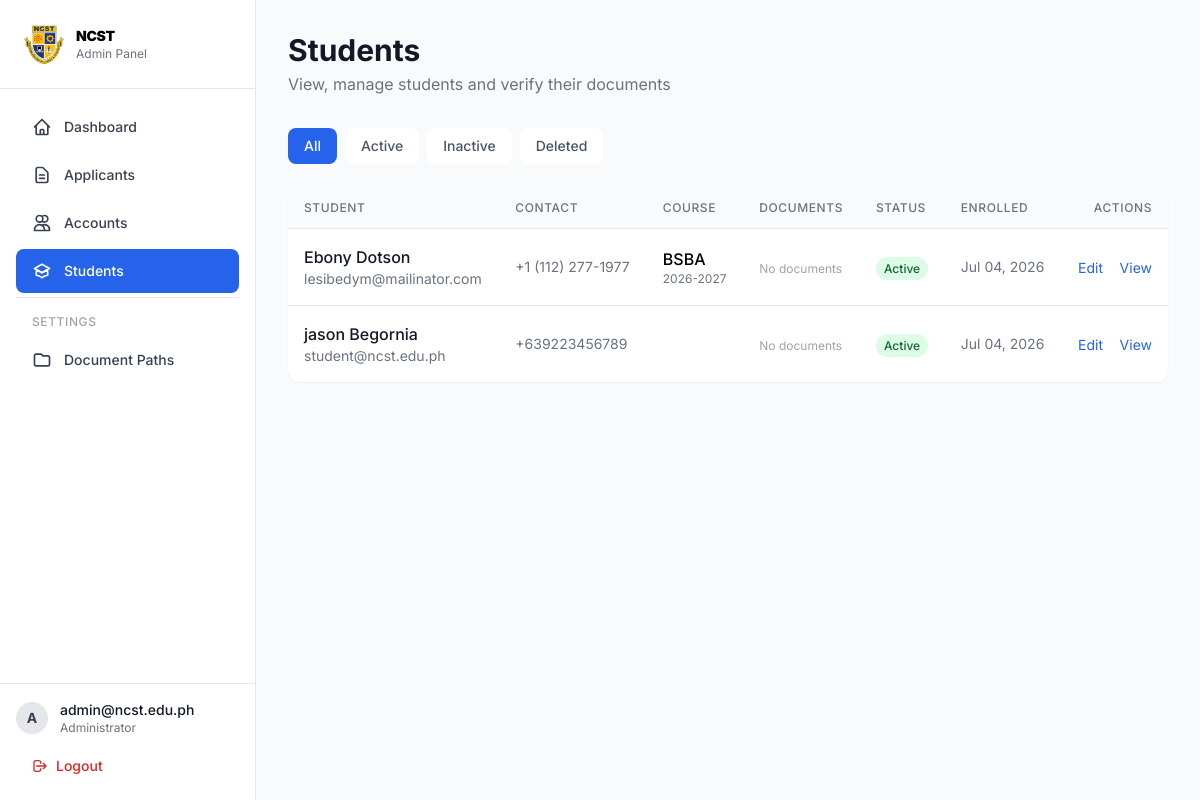
The app's page /src/view/admin/students.php (signed in) with its own data.
### tables this page shows
CREATE TABLE `users` (
  `id` int(11) NOT NULL,
  `first_name` varchar(100) NOT NULL,
  `middle_name` varchar(100) DEFAULT NULL,
  `last_name` varchar(100) NOT NULL,
  `suffix` varchar(20) DEFAULT NULL,
  `birthday` date NOT NULL,
  `age` int(3) DEFAULT NULL,
  `gender` enum('Male','Female','Other') NOT NULL,
  `civil_status` enum('Single','Married','Widowed','Separated','Annulled') DEFAULT 'Single',
  `nationality` varchar(100) DEFAULT 'Filipino',
  `religion` varchar(100) DEFAULT NULL,
  `birth_place` varchar(255) DEFAULT NULL,
  `email` varchar(150) NOT NULL,
  `contact_number` varchar(20) NOT NULL,
  `home_address` varchar(255) DEFAULT NULL,
  `province` varchar(100) DEFAULT NULL,
  `city` varchar(100) DEFAULT NULL,
  `barangay` varchar(100) DEFAULT NULL,
  `zip_code` varchar(10) DEFAULT NULL,
  `password` varchar(255) NOT NULL,
  `role` enum('admin','staff','student','registrar') NOT NULL DEFAULT 'student',
  `status` enum('active','inactive','pending','approved','rejected') NOT NULL DEFAULT 'pending',
  `deleted_at` date DEFAULT NULL,
  `created_by` int(11) DEFAULT NULL,
  `created_at` timestamp NOT NULL DEFAULT current_timestamp(),
  `updated_at` timestamp NOT NULL DEFAULT current_timestamp() ON UPDATE current_timestamp()
);

CREATE TABLE `students` (
  `id` int(11) NOT NULL,
  `user_id` int(11) NOT NULL,
  `father_name` varchar(255) DEFAULT NULL,
  `mother_name` varchar(255) DEFAULT NULL,
  `guardian_name` varchar(255) DEFAULT NULL,
  `guardian_contact` varchar(20) DEFAULT NULL,
  `guardian_relationship` varchar(50) DEFAULT NULL,
  `education_type` enum('freshman','transferee','shiftee') DEFAULT 'freshman',
  `highschool_name` varchar(255) DEFAULT NULL,
  `highschool_address` varchar(255) DEFAULT NULL,
  `shs_strand` varchar(100) DEFAULT NULL,
  `shs_track` varchar(100) DEFAULT NULL,
  `year_graduated` varchar(20) DEFAULT NULL,
  `lrn` varchar(20) DEFAULT NULL,
  `previous_college` varchar(255) DEFAULT NULL,
  `previous_course` varchar(100) DEFAULT NULL,
  `last_year_level` varchar(20) DEFAULT NULL,
  `preferred_course` varchar(100) DEFAULT NULL,
  `second_course` varchar(100) DEFAULT NULL,
  `semester` varchar(50) DEFAULT NULL,
  `academic_year` varchar(20) DEFAULT NULL,
  `enrollment_status` enum('pending','enrolled','not_enrolled','graduated','dropped') DEFAULT 'pending',
  `created_at` timestamp NOT NULL DEFAULT current_timestamp(),
  `updated_at` timestamp NOT NULL DEFAULT current_timestamp() ON UPDATE current_timestamp()
);

### src/config/helpers.php (called while the page is built, shortened)
<?php
function url($path = '') {
    return BASE_URL . $path;
}

### src/view/admin/students.php (the view, shortened to what this page needs)
<?php
require_once __DIR__ . '/sidebar.php';
$filter = $_GET['filter'] ?? '';
$where = "WHERE u.role = 'student'";
try {
    $stmt = $pdo->query("
        SELECT u.*, s.preferred_course, s.academic_year, s.enrollment_status,
               a.id as applicant_id
        FROM users u
        LEFT JOIN students s ON s.user_id = u.id
        LEFT JOIN applicants a ON a.user_id = u.id
        $where
        ORDER BY u.created_at DESC
    ");
    $students = $stmt->fetchAll();
    $doc_counts = [];
} catch (Exception $e) {
    $students = [];
    $doc_counts = [];
    $all_docs = [];
}
?>
<div class="mb-8">
    <h1 class="text-3xl font-bold text-gray-900">Students</h1>
    <p class="text-gray-500 mt-1">View, manage students and verify their documents</p>
</div>
<div class="flex gap-2 mb-6">
    <a href="?"
        class="px-4 py-2 rounded-lg text-sm font-medium <?= !$filter ? 'bg-blue-600 text-white' : 'bg-white text-gray-600 hover:bg-gray-100' ?>">All</a>
    <a href="?filter=active"
        class="px-4 py-2 rounded-lg text-sm font-medium <?= $filter === 'active' ? 'bg-green-600 text-white' : 'bg-white text-gray-600 hover:bg-gray-100' ?>">Active</a>
    <a href="?filter=inactive"
        class="px-4 py-2 rounded-lg text-sm font-medium <?= $filter === 'inactive' ? 'bg-red-600 text-white' : 'bg-white text-gray-600 hover:bg-gray-100' ?>">Inactive</a>
    <a href="?filter=deleted"
        class="px-4 py-2 rounded-lg text-sm font-medium <?= $filter === 'deleted' ? 'bg-gray-800 text-white' : 'bg-white text-gray-600 hover:bg-gray-100' ?>">Deleted</a>
</div>
<div class="bg-white rounded-xl shadow-sm overflow-hidden">
    <?php if (empty($students)): ?>
        <div class="p-8 text-center text-gray-500">
            <p>No students found.</p>
        </div>
    <?php else: ?>
        <div class="overflow-x-auto">
            <table class="w-full">
                <thead class="bg-gray-50 border-b">
                    <tr>
                        <th class="px-4 py-3 text-left text-xs font-medium text-gray-500 uppercase tracking-wider">Student
                        </th>
                        <th class="px-4 py-3 text-left text-xs font-medium text-gray-500 uppercase tracking-wider">Contact
                        </th>
                        <th class="px-4 py-3 text-left text-xs font-medium text-gray-500 uppercase tracking-wider">Course
                        </th>
                        <th class="px-4 py-3 text-left text-xs font-medium text-gray-500 uppercase tracking-wider">Documents
                        </th>
                        <th class="px-4 py-3 text-left text-xs font-medium text-gray-500 uppercase tracking-wider">Status
                        </th>
                        <th class="px-4 py-3 text-left text-xs font-medium text-gray-500 uppercase tracking-wider">Enrolled
                        </th>
                        <th class="px-4 py-3 text-right text-xs font-medium text-gray-500 uppercase tracking-wider">Actions
                        </th>
                    </tr>
                </thead>
                <tbody class="divide-y divide-gray-200">
                    <?php foreach ($students as $s):
                        $dc = $doc_counts[$s['applicant_id']] ?? null;
                        $total_docs = $dc ? (int) $dc['total'] : 0;
                        $verified_docs = $dc ? (int) $dc['verified'] : 0;
                        $deleted_at = $s['deleted_at'] ?? null;
                        $delete_badge = '';
                        ?>
                        <tr class="hover:bg-gray-50 <?= $deleted_at ? 'opacity-60' : '' ?>">
                            <td class="px-4 py-4">
                                <div class="font-medium text-gray-900">
                                    <?= htmlspecialchars($s['first_name'] . ' ' . $s['last_name']) ?>         <?= $delete_badge ?>
                                </div>
                                <div class="text-sm text-gray-500"><?= htmlspecialchars($s['email']) ?></div>
                            </td>
                            <td class="px-4 py-4 text-sm text-gray-500">
                                <?= htmlspecialchars($s['contact_number']) ?>
                            </td>
                            <td class="px-4 py-4">
                                <span class="font-medium"><?= htmlspecialchars($s['preferred_course'] ?? '-') ?></span>
                                <div class="text-xs text-gray-500"><?= htmlspecialchars($s['academic_year'] ?? '') ?></div>
                            </td>
                            <td class="px-4 py-4">
                                <?php if ($total_docs > 0): ?>
                                    <span
                                        class="px-2 py-1 rounded-full text-xs font-medium <?= $verified_docs === $total_docs ? 'bg-green-100 text-green-800' : 'bg-amber-100 text-amber-800' ?>">
                                        <?= $verified_docs ?>/<?= $total_docs ?> verified
                                    </span>
                                <?php else: ?>
                                    <span class="text-xs text-gray-400">No documents</span>
                                <?php endif; ?>
                            </td>
                            <td class="px-4 py-4">
                                <span
                                    class="px-2 py-1 rounded-full text-xs font-medium <?= $s['status'] === 'active' ? 'bg-green-100 text-green-800' : 'bg-gray-100 text-gray-800' ?>">
                                    <?= ucfirst($s['status']) ?>
                                </span>
                            </td>
                            <td class="px-4 py-4 text-sm text-gray-500">
                                <?= date('M d, Y', strtotime($s['created_at'])) ?>
                            </td>
                            <td class="px-4 py-4 text-right space-x-3">
                                <a href="<?= url('/src/view/admin/managestudent.php?id=' . $s['id']) ?>"
                                    class="text-blue-600 hover:underline text-sm">Edit</a>
                                <button onclick="viewStudent(<?= $s['id'] ?>, <?= $s['applicant_id'] ?: 'null' ?>)"
                                    class="text-blue-600 hover:underline text-sm">View</button>
                            </td>
                        </tr>
                    <?php endforeach; ?>
                </tbody>
            </table>
        </div>
    <?php endif; ?>
</div>
</main>
</div>
</body>
</html>

### records on screen
users: first_name+last_name "Ebony Dotson", email "lesibedym@mailinator.com", contact_number "+1 (112) 277-1977", students.preferred_course "BSBA", students.academic_year "2026-2027", status "Active", created_at "Jul 04, 2026"
users: first_name+last_name "jason Begornia", email "student@ncst.edu.ph", contact_number "+639223456789", status "Active", created_at "Jul 04, 2026"

### other values on screen
substr($_SESSION['email'] ?? 'A', 0, 1) "A"
$_SESSION['email'] "admin@ncst.edu.ph"
